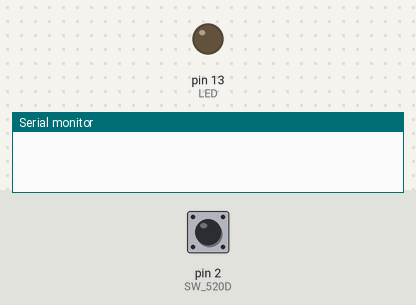
This sketch was run on a simulated Arduino Uno, built with avr-gcc and run on an emulated ATmega328P. On the bench: output pins drawn as LEDs (lit = HIGH), the last lines printed to the serial monitor. The inputs (shaded band) are chosen by the test bench; at power-on: pin 2 (SW_520D) LOW.

Above: at 1.2 s.
1.3 s: pin 2 (SW_520D) pulled HIGH for 0.15 s
At 1.9 s:
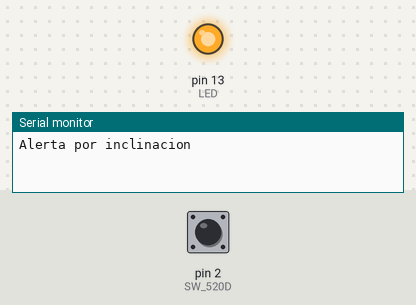
4.4 s: pin 2 (SW_520D) pulled HIGH for 1 s
At 6.9 s:
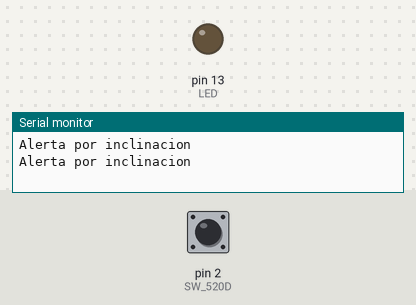
7.9 s: pin 2 (SW_520D) pulled HIGH for 3.2 s
At 9.3 s:
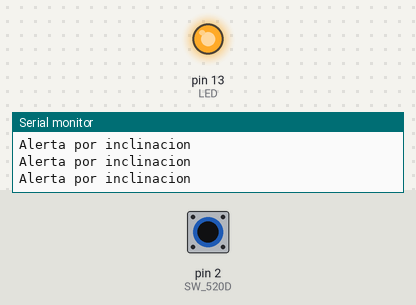
Timing chart, 0 to 13.4 s (numbered marks = the images above; inputs shaded):
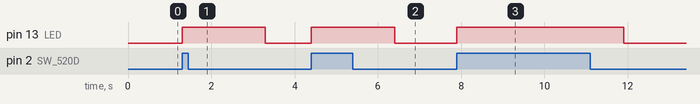

The sketch:

SW520D.ino
```cpp
int LED=13;
int SW_520D=2;
void setup(){
  Serial.begin(9600);
  pinMode(LED,OUTPUT);
  pinMode(SW_520D, INPUT);
  digitalWrite(LED, LOW);
}
void loop(){
digitalWrite(LED,LOW);
if(digitalRead(SW_520D)==1){
  Serial.println("Alerta por inclinacion");
  digitalWrite(LED,HIGH);
  delay(2000);
  }
}
```

Measured:
- after the input at 1.3 s, pin 13 (LED): LOW → HIGH at once, → LOW 2.0 s later
- after the input at 4.4 s, pin 13 (LED): LOW → HIGH at once, → LOW 2.0 s later
- after the input at 7.9 s, pin 13 (LED): LOW → HIGH at once, → LOW 4.0 s later
